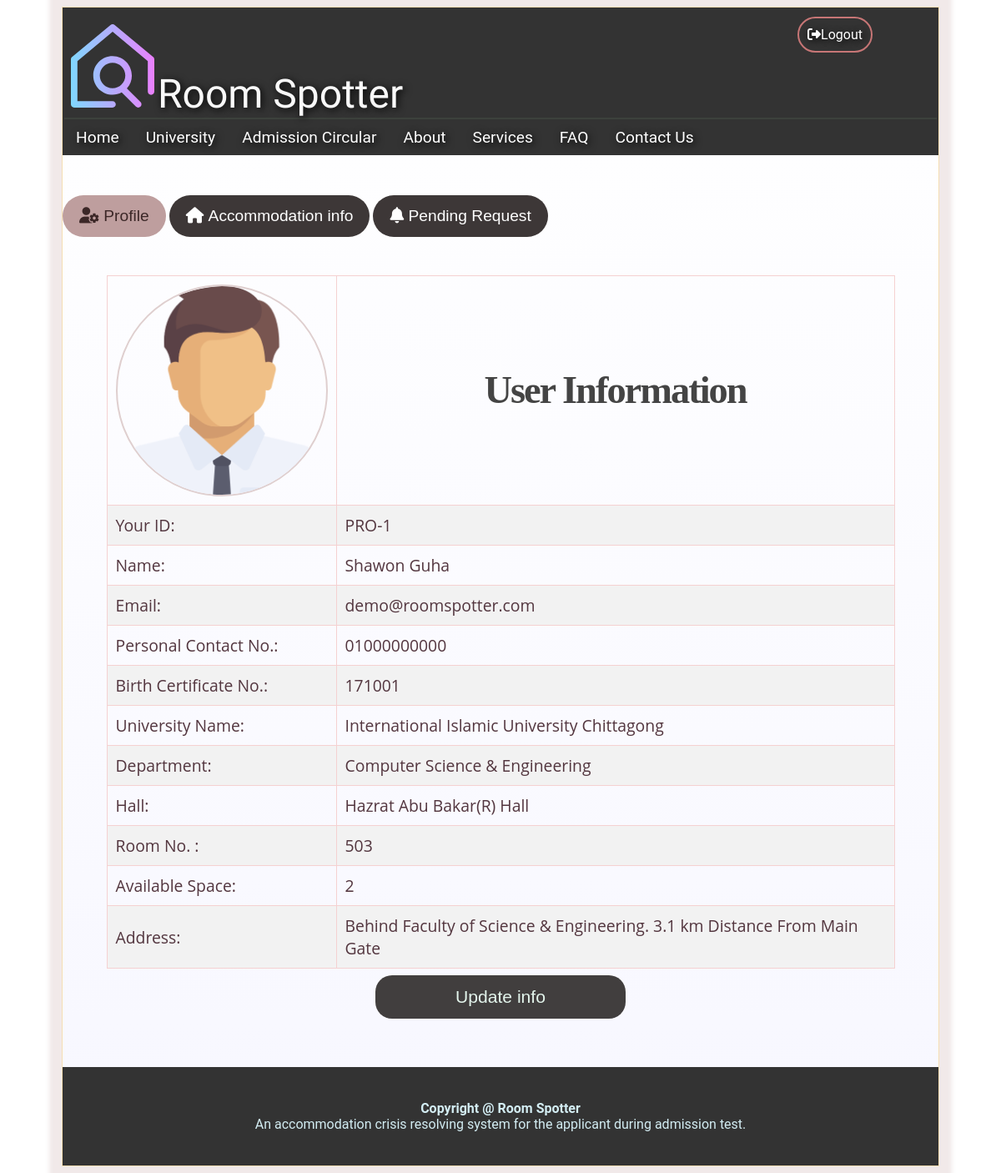
Screenshot of /providers/provider_homepage.php (signed in) with the database file from the repository.
### tables this page shows
CREATE TABLE `providers_info` (
  `providers_id` int(100) NOT NULL,
  `versity_id` int(100) NOT NULL
);

CREATE TABLE `providers` (
  `providers_id` int(100) NOT NULL,
  `fname` varchar(50) NOT NULL,
  `lname` varchar(50) NOT NULL,
  `email` varchar(50) NOT NULL,
  `p_contact` varchar(15) NOT NULL,
  `bcn` varchar(50) NOT NULL,
  `department` varchar(100) NOT NULL,
  `gender` varchar(10) NOT NULL,
  `pass` varchar(100) NOT NULL,
  `c_pass` varchar(100) NOT NULL,
  `img_dest` varchar(500) NOT NULL,
  `vkey` varchar(500) NOT NULL,
  `verified` int(10) NOT NULL,
  `fkey` varchar(100) NOT NULL
);

CREATE TABLE `versity` (
  `versity_id` int(100) NOT NULL,
  `versity_name` varchar(50) NOT NULL,
  `hall_name` varchar(50) NOT NULL,
  `loc` varchar(500) NOT NULL
);

CREATE TABLE `providers_accom_info` (
  `providers_id` int(100) NOT NULL,
  `accom_id` int(100) NOT NULL
);

CREATE TABLE `accommodation` (
  `accom_id` int(100) NOT NULL,
  `room_no` varchar(50) NOT NULL,
  `available_space` int(100) NOT NULL
);

### providers/provider_homepage.php (the view, shortened to what this page needs)
<?php
include_once '../config.php';
if(isset($_SESSION['providers_id']))
{
?>
<html>
<head>
   <?php require_once '../include/head.php' ?>
</head>
<body>
   <div class="wrapper">
      <?php
         if(isset($_SESSION['applicants_id']))
         {
            include_once '../include/applicants_banner_nav.php';
         }
         else if(isset($_SESSION['providers_id'])){
            include_once '../include/providers_banner_nav.php';
         }
      ?>
      <div class="body-content">
         <div class="user-homepage-btn">
            <button class="user-homepage active" onclick="location.href='provider_homepage.php';"><i
                  class="fas fa-user-cog"></i>&nbsp;Profile</button>
            <button class="user-homepage" onclick="location.href='accom_info.php';"><i
                  class="fas fa-home"></i>&nbsp;Accommodation info</button>
            <button class="user-homepage" onclick="location.href='pendingRequest.php';"><i
                  class="fas fa-bell"></i>&nbsp;Pending Request</button>
         </div>
         <br><br>
         <div class="user_profile">
            <?php
               $sql="select * from providers p JOIN providers_info pi ON p.providers_id=pi.providers_id JOIN versity v ON v.versity_id=pi.versity_id where p.providers_id='".$_SESSION['providers_id']."'";
               $result=mysqli_query($conn,$sql);
               $data=mysqli_fetch_assoc($result);
               $sql_accom="select * from providers p JOIN providers_accom_info pa ON p.providers_id=pa.providers_id JOIN accommodation a ON a.accom_id=pa.accom_id where p.providers_id='".$_SESSION['providers_id']."'";
               $result_accom=mysqli_query($conn,$sql_accom);
               $data_accom=mysqli_fetch_assoc($result_accom);
               $id=$data['providers_id'];
               $name=$data['fname'].' '.$data['lname'];
               $email=$data['email'];
               $p_contact=$data['p_contact'];
               $bcn=$data['bcn'];
               $img_dest=$data['img_dest'];
               $versity_name=$data['versity_name'];
               $hall=$data['hall_name'];
               $department=$data['department'];
               $address=$data['loc'];
               $room=$data_accom['room_no'];
               $available_space=$data_accom['available_space'];
               echo ("
               <table border=0 style='border: collapse;' class='user_data'>
               <tr>
               <td>
               <div class='profile_pic' align='center'>
               <img src='$img_dest'/>
               </td>
               <td>
               <div class='heading1' span style='font-size:2.4em; padding-top:2em; padding-bottom:2em; text-align: center;'>User Information </div> </td>
               <tr/>
               <tr class='tr_one'>
                  <td>Your ID: </td>
                  <td>PRO-$id</td>
               </tr>
               <tr class='tr_two'>
               <td>Name:</td>
               <td>$name</td>
               </tr>
               <tr class='tr_one'>
                  <td>Email: </td>
                  <td>$email</td>
               </tr>
               <tr class='tr_two'>
               <td>Personal Contact No.:</td>
               <td>$p_contact</td>
               </tr>
               <tr class='tr_one'>
               <td>Birth Certificate No.:</td>
               <td>$bcn</td>
               </tr>
               <tr class='tr_two'>
               <td>University Name:</td>
               <td>$versity_name</td>
               </tr>
               <tr class='tr_one'>
               <td>Department:</td>
               <td>$department</td>
               </tr>
               <tr class='tr_two'>
               <td>Hall:</td>
               <td>$hall</td>
               </tr>
               <tr class='tr_one'>
               <td>Room No. :</td>
               <td>$room</td>
               </tr>
               <tr class='tr_two'>
               <td>Available Space:</td>
               <td>$available_space</td>
               </tr>
               <tr class='tr_one'>
               <td>Address: </td>
               <td>$address</td>
               </tr>
               </table>
               ");
            ?>
            <center>
               <button class="info_update" onclick="location.href='update_info.php';">Update info</button>
            </center>
         </div>
         <?php include_once '../include/footer.php' ?>
      </div>
</body>
</html>
<?php }
      else{
         header("Location:../index.php");
      } ?>

### style.css (style rules this page uses)
body { font-family: 'Roboto', sans-serif; background-color: #fff; }
.wrapper { width: 1050px; margin: 0 auto; border: 1px solid wheat; background: linear-gradient(white,rgb(247, 247, 255)); box-shadow: 0 0 5px 15px rgba(221, 199, 199, 0.4); }
button { background-color: #4CAF50; color: white; padding: 14px 20px; margin: 8px 0; border: none; cursor: pointer; width: 300px; }
.user_profile { font-size:1.1em; font-family: times, Times New Roman, times-roman, georgia, serif; color: #666; }
.heading1 { font-family: times, Times New Roman, times-roman, georgia, serif; color: #444; margin: 0; padding: 0px 0px 6px 0px; font-size: 51px; line-height: 44px; letter-spacing: -2px; font-weight: bold; }
table { font-family: 'Roboto', sans-serif; border: collapse; padding: 10; font-size: 20px; color: rgb(68, 36, 47); }
.body-content { padding-top: 30px; }
.user-homepage { width: auto; background-color: rgb(61, 55, 55); border-radius: 50px; transition: 0.3s; font-size: 1.2em; }
.user-homepage.active { width: auto; background-color: rgb(190, 158, 158); border-radius: 50px; transition: 0.3s; font-size: 1.2em; color: rgb(59, 39, 39); }
.user_data { font-family: 'Open Sans', sans-serif; border-collapse: collapse; font-size: 1.1em; color: rgb(83, 54, 63); width: 90%; margin: 0 auto; }
.user_data tr td { padding: 10px; border: 1px solid rgb(245, 209, 209); }
.profile_pic img { height: 250px; width: 250px; border: 2px solid rgb(223, 207, 207); border-radius: 500px; }
.tr_one { background-color: #f2f2f2; }
.info_update { background-color: rgb(65, 62, 62); border-radius: 20px; transition: 0.3s; font-size: 1.2em; color: rgb(227, 245, 236); }

### rows the page displays
providers_info: providers_id.img_dest (picture), providers_id "1", providers_id.lname "Shawon Guha", providers_id.email "demo@roomspotter.com", providers_id.p_contact "01000000000", providers_id.bcn "171001", versity.versity_name "International Islamic University Chittagong", providers_id.department "Computer Science & Engineering", versity.hall_name "Hazrat Abu Bakar(R) Hall", versity.loc "Behind Faculty of Science & Engineering. 3.1 km Distance From Main Gate"
providers_accom_info: accom.room_no "503", accom.available_space "2"
